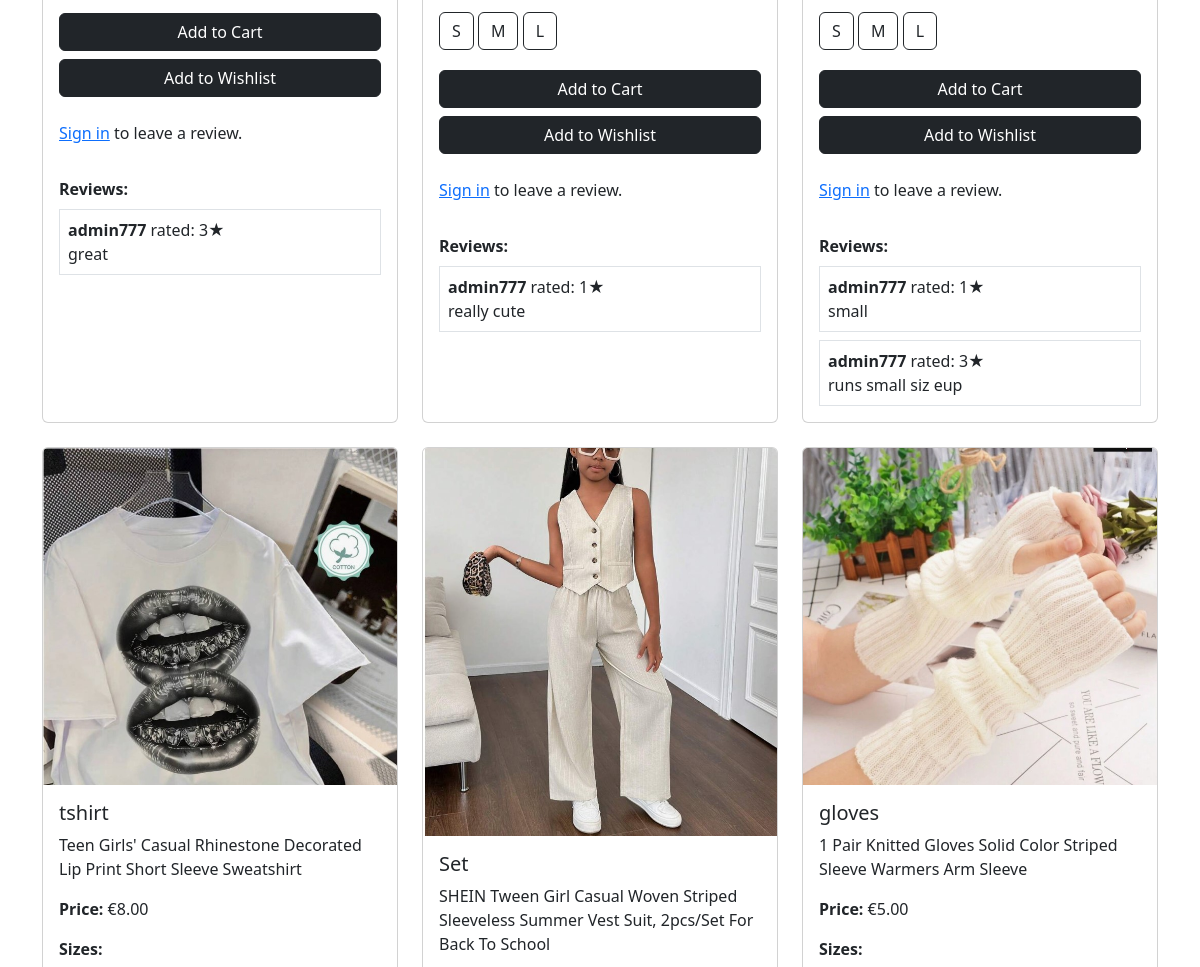
The page /store/kids/ (middle part) on the database as committed earlier.
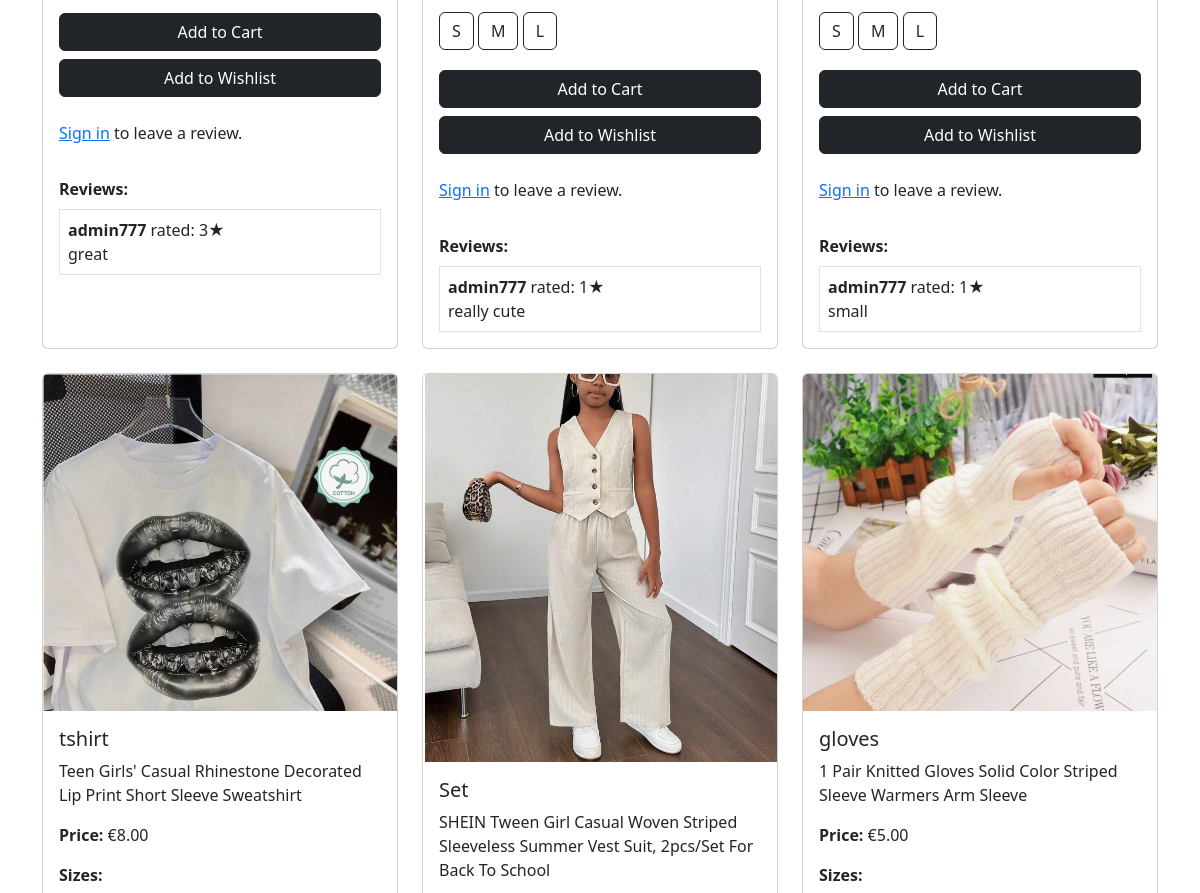
The same page on the database as committed later.
### store/models.py (models this page shows, shortened)
class Product(models.Model):
    name = models.CharField(max_length=255)
    description = models.TextField()
    price = models.DecimalField(max_digits=10, decimal_places=2)
    category = models.ForeignKey(Category, on_delete=models.CASCADE)
    image = models.ImageField(null=True, blank=True)
    sizes = models.ManyToManyField(Size, related_name='products')
    colour = models.CharField(max_length=50, blank=True, null=True)
    quantity_in_stock = models.PositiveIntegerField(default=0)

class Size(models.Model):
    name = models.CharField(max_length=50)

### reviews/models.py (models this page shows, shortened)
class Review(models.Model):
    user = models.ForeignKey(settings.AUTH_USER_MODEL, on_delete=models.CASCADE, null=True)
    product = models.ForeignKey(Product, on_delete=models.CASCADE, related_name='reviews', null=True, blank=True)
    review_text = models.TextField()
    rating = models.PositiveIntegerField(null=True)
    helpful_count = models.PositiveIntegerField(default=0)

### cos_accounts/models.py (models this page shows)
class CustomUser(AbstractUser):
    age = models.PositiveIntegerField(null=True, blank=True)
    address = models.CharField(max_length=255, null=True, blank=True)
    groups = models.ManyToManyField(
        'auth.Group',
        related_name='cos_accounts_user_set',
        blank=True
    )
    user_permissions = models.ManyToManyField(
        'auth.Permission',
        related_name='cos_accounts_permission_user_set',
        blank=True
    )

### store/views.py (the view)
# urls.py: path('store/kids/', kids_view, name='kids'),
def kids_view(request):
    kid_category = get_object_or_404(Category, name__iexact="Kids")
    subcategories = Category.objects.filter(parent=kid_category)
    subcategory_name = request.GET.get('subcategory')
    if subcategory_name:
        subcategory = get_object_or_404(Category, name__iexact=subcategory_name, parent=kid_category)
        products = Product.objects.filter(category=subcategory)
    else:
        products = Product.objects.filter(category__in=[kid_category] + list(subcategories))
    return render(request, 'kids.html', {
        'products': products,
        'subcategories': subcategories,
    })

### cart/context_processors.py (called while the page is built)
def counter(request):
    item_count = 0
    if 'admin' in request.path:
        return {}
    else:
        try:
            cart = Cart.objects.filter(cart_id=_cart_id(request))
            cart_items = CartItem.objects.all().filter(cart=cart[:1])
            for cart_item in cart_items:
                item_count += cart_item.quantity
        except Cart.DoesNotExist:
            item_count = 0
    return {'item_count':item_count}

### cart/views.py (called while the page is built)
def _cart_id(request):
    cart = request.session.session_key
    if not cart:
        cart = request.session.create()
    return cart

### loyalty/context_processors.py (called while the page is built)
def loyalty_points(request):
    if request.user.is_authenticated:
        try:
            loyalty = Loyalty.objects.get(user=request.user)
        except Loyalty.DoesNotExist:
            loyalty = None
    else:
        loyalty = None
    return {'loyalty': loyalty}

### pages/templates/kids.html (shortened to what the changed rows need)
{% load static %}
<!DOCTYPE html>
<html lang="en">
<head>
    <link rel="stylesheet" href="{% static 'css/style.css' %}">
    <link href="https://cdn.jsdelivr.net/npm/bootstrap@5.3.3/dist/css/bootstrap.min.css" rel="stylesheet">
</head>
<body>
    {% include 'nav.html' %}
    <div class="container mt-4">
        <div class="row">
            {% for product in products %}
                <div class="col-md-4 mb-4">
                    <div class="card h-100">
                        {% if product.image %}
                            <img src="{{ product.image.url }}" class="card-img-top" alt="{{ product.name }}">
                        {% else %}
                            <img src="{% static 'images/default.jpg' %}" class="card-img-top" alt="Default Image">
                        {% endif %}
                        <div class="card-body d-flex flex-column">
                            <h5 class="card-title">{{ product.name }}</h5>
                            <p class="card-text">{{ product.description }}</p>
                            <p><strong>Price:</strong> €{{ product.price }}</p>
                            <div class="size-buttons mb-3">
                                <p><strong>Sizes:</strong></p>
                                {% for size in product.sizes.all %}
                                    <button class="btn btn-outline-dark size-btn mb-1" data-product-id="{{ product.id }}" data-size-id="{{ size.id }}">
                                        {{ size.name }}
                                    </button>
                                {% endfor %}
                            </div>
                            <a href="#" class="btn btn-dark add-to-cart mb-2" data-product-id="{{ product.id }}">
                                Add to Cart
                            </a>
                            <a href="#" class="btn btn-dark add-to-wishlist mb-3">Add to Wishlist</a>
                            {% if user.is_authenticated %}
                                <form method="post" action="{% url 'submit_review' %}">
                                    {% csrf_token %}
                                    <input type="hidden" name="product" value="{{ product.id }}">
                                    <div class="mb-2">
                                        <label for="review-text-{{ product.id }}" class="form-label"><strong>Review</strong></label>
                                        <textarea name="review_text" id="review-text-{{ product.id }}" rows="3" class="form-control" placeholder="Write your review..."></textarea>
                                    </div>
                                    <div class="mb-2">
                                        <label for="rating-{{ product.id }}" class="form-label"><strong>Rating</strong></label>
                                        <select name="rating" id="rating-{{ product.id }}" class="form-control">
                                            {% for i in "12345" %}
                                                <option value="{{ i }}">{{ i }}</option>
                                            {% endfor %}
                                        </select>
                                    </div>
                                    <button type="submit" class="btn btn-sm btn-outline-dark">Submit Review</button>
                                </form>
                            {% else %}
                                <p class="mt-2"><a href="{% url 'cos_accounts:signin' %}">Sign in</a> to leave a review.</p>
                            {% endif %}
                            <div class="mt-3">
                                <strong>Reviews:</strong>
                                {% for review in product.reviews.all %}
                                    <div class="border p-2 mt-2">
                                        <strong>{{ review.user.username }}</strong> rated: {{ review.rating }}★<br>
                                        {{ review.review_text }}
                                    </div>
                                {% empty %}
                                    <p>No reviews yet.</p>
                                {% endfor %}
                            </div>
                        </div>
                    </div>
                </div>
            {% empty %}
                <p class="text-center">No products available in this category.</p>
            {% endfor %}
        </div>
    </div>
</body>
</html>

Rows that differ between the two databases and show on the page:
removed Review: user.username "admin777", rating "3", review_text "runs small siz eup", shown under Product (number 3 of 6 on the later page)
